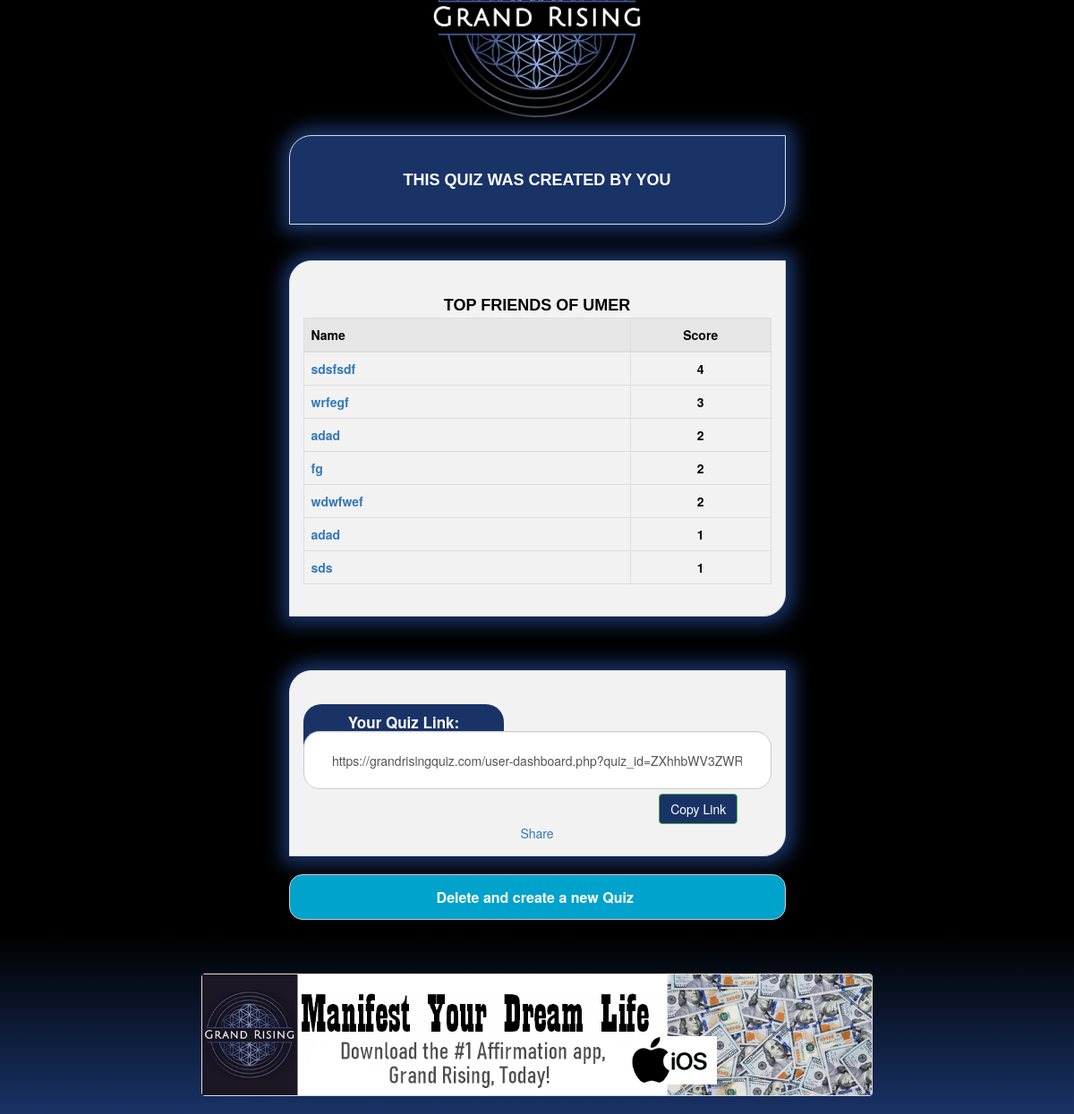
The app's page /admin_dashboard.php?email=examewedple1@gmail.com with its own data.
### tables this page shows
CREATE TABLE `users` (
  `email` varchar(50) NOT NULL,
  `name` varchar(50) NOT NULL
);

CREATE TABLE `result` (
  `result_id` int(11) NOT NULL,
  `quiz_author` varchar(50) NOT NULL,
  `quiz_username` varchar(50) NOT NULL,
  `marks` int(11) NOT NULL
);

### admin_dashboard.php (the view, shortened to what this page needs)
<?php
include("config/connection.php");
?>
<!DOCTYPE html>
<html>
<head>
  <link rel="stylesheet" href="https://maxcdn.bootstrapcdn.com/bootstrap/3.4.1/css/bootstrap.min.css">
  <link rel="stylesheet" href="https://cdnjs.cloudflare.com/ajax/libs/font-awesome/4.7.0/css/font-awesome.min.css">
</head>
</head>
<body>
<?php
if(!isset($_GET['email']))
{
	$okmsg= base64_encode("Please Enter Your Name & Email:");
    header("Location:index.php?okmsg=$okmsg");
}
else
{
?>
<div class="container">
<div class="row">
	<div class="col-sm-6">
		<img src="images/logo2.png" class="logo center">
	</div>
</div>
</div>
<br>
<div class="container">
<div class="row">
		<div class="col-sm-3"></div>
		<div class="col-sm-6">
		<div class="panel panel-default box" style="background-color: #193367; color: #ffffff;">
		<div class="panel-body">
			<span class="heading2" style="text-align: justify; text-justify: inter-word;">
			THIS QUIZ WAS CREATED BY YOU</span><br><br>
		</div>
		</div>
		</div>
</div>
</div>
<br>
<div class="container">
<div class="row">
		<div class="col-sm-3"></div>
		<div class="col-sm-6">
		<div class="panel panel-default box">
		<div class="panel-body">
			<?php $email=$_GET['email'];
			$admin_qry="SELECT * FROM users WHERE email='".$email."'";
			$run_admin_qry=mysqli_query($connect,$admin_qry);
			$fetch_admin=mysqli_fetch_array($run_admin_qry);
			?>
			<span class="heading2">TOP FRIENDS OF <?php echo strtoupper($fetch_admin['name']); ?></span><br>
			<?php $result_qry="SELECT * FROM result WHERE quiz_author='".$email."' ORDER BY marks DESC";
			$run_result_qry=mysqli_query($connect,$result_qry); ?>
			<table class="table table-bordered">
				    <thead>
				      <tr style="background-color: #e6e6e6;">
				        <th style="width: 70%;">Name</th>
				        <th style="text-align: center;">Score</th>
				      </tr>
				    </thead>
				    <tbody>
				    <?php
					while($fetch_results=mysqli_fetch_array($run_result_qry))
					{
						if($fetch_results['marks']==10)
						{ ?>
				      <tr style="background-color: #ffb31a; font-weight: bold; font-size: 14px;">
				        <td style="text-align: left;"><?php echo $fetch_results['quiz_username']; ?></td>
				        <td><?php echo $fetch_results['marks']; ?></td>
				      </tr>
				  	<?php }
				  	else
				  	{ ?>
				  	 <tr style="font-weight: bold; font-size: 14px;">
				        <td style="text-align: left; color: black;">
				        	<a href="user_dmc.php?encoded_email=$encoded_email">
				        	<?php echo $fetch_results['quiz_username']; ?></a>
				        </td>
				        <td><?php echo $fetch_results['marks']; ?></td>
				      </tr>
				  	<?php }
				}?>
				    </tbody>
  				</table>
		</div>
		</div>
		</div>
</div>
</div>
<br><br>
<div class="container">
<div class="row">
		<div class="col-sm-3"></div>
		<div class="col-sm-6">
		<div class="panel panel-default box">
			<?php $email = base64_encode($email); ?>
		<div class="panel-body">
		<div class="question-no-box" style="margin-left: 0%;">Your Quiz Link:<br><br></div>
		<input type="text" name="quiz_link" class="form-control heading3" id="myInput" value="https://grandrisingquiz.com/user-dashboard.php?quiz_id=<?php echo $email; ?>" style="margin-top: -5%; padding:6%; border-radius: 18px 18px 18px 18px;">
		<button onclick="myFunction()" class="btn btn-success" style="margin-left: 68.9%; margin-top: 1%; background-color: #193367;">Copy Link</button>
	<div class="fb-share-button" data-href="https://grandrisingquiz.com/user-dashboard.php?quiz_id=<?php echo $email; ?>=" data-layout="button_count" data-size="large"><a target="_blank" href="https://www.facebook.com/sharer/sharer.php?u=https%3A%2F%2Fgrandrisingquiz.com%2Fuser-dashboard.php%3Fquiz_id%3D<?php echo $email; ?>%253D&amp;src=sdkpreparse" class="fb-xfbml-parse-ignore">Share</a></div>
		</div>
		</div>
		</div>
		</div>
</div>
<div class="container">
<div class="row">
		<div class="col-sm-3"></div>
		<div class="col-sm-6">
		<form action="" method="post">
			<input type="submit" class="btn btn-default" name="delete-btn" onClick="return confirm('Do you really want to delete Quiz:?');" value="&nbsp;Delete and create a new Quiz &nbsp;" style="background-color: #00a3cc; border-radius: 15px; width: 100%; line-height: 37px; font-weight: bold; font-size: 16px; color: White;">
		</form>
		</div>
		</div>
</div>
<br><br>
<br>
<div class="container">
<div class="row">
		<div class="col-sm-2"></div>
		<div class="col-sm-8" >
		<div class="panel panel-default" style="box-shadow: none;">
			<a href="https://grandrising.app/">
			<img src="images/ad1.png" style="width: 100%;">
			</a>
		</div>
		</div>
</div>
</div>
<?php } ?>
</body>
</html>

### admin_dashboard.php (style rules this page uses)
body { color: white; background-image: linear-gradient(to top, #193367, black 16%); height: 100%; }
.center { display: block; margin-left: auto; margin-right: auto; width: 42%; margin-top: -16.5%; }
.box { background-color: #f2f2f2; color: Black; border-radius: 25px; text-align: center; padding-top: 4%; border-radius: 25px 0px 25px 0px; }
.heading2 { font-family: arial; font-weight: bold; font-size: 18px; }
.question-no-box { width: 43%; margin-left: 2%; background-color: #193367; font-family: Calibri (Body); font-weight: bold; font-size: 17px; padding-top: 1.5%; color: White; border-radius: 20px 20px 0px 0px; text-align: center; }
.panel { box-shadow: 1px 0px 20px 9px #193367; }

### records on screen
users: name "UMER"
result: quiz_username "sdsfsdf", marks "4"
result: quiz_username "wrfegf", marks "3"
result: quiz_username "adad", marks "2"
result: quiz_username "fg", marks "2"
result: quiz_username "wdwfwef", marks "2"
result: quiz_username "adad", marks "1"
result: quiz_username "sds", marks "1"
